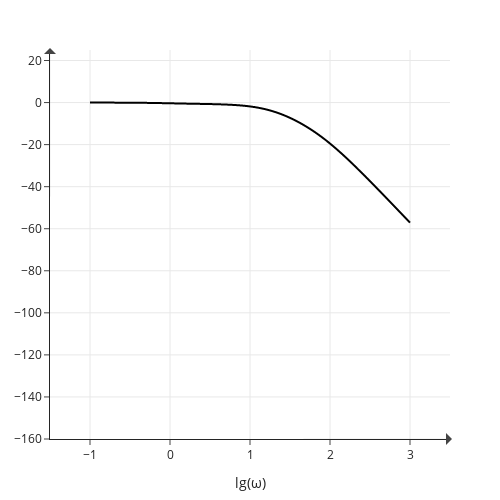

Notebook code for this chart:
### Code cell
W = np.linspace(-1, 3, 1001)
WS = 20 * np.log10(np.abs(ws(np.power(10,W))))
print(20 * np.log10(np.abs(ws(np.power(10, 1.588)))))
fig = go.Figure()
fig.add_trace(
    go.Scatter(
        x=W, y=WS, name="Lm", line_shape='spline',
        # mode='lines+markers',
        line=dict(color='black')
        )
    )

fig.update_layout(
    # title='ЛАЧХ',  
    autosize=False,
    width=500, height=500,
    margin=dict(l=50, r=50, b=50, t=50),
    template='simple_white',
    xaxis_title=r'lg(ω)',
    # yaxis_title=r'$d, r \text{ (solar radius)}$'
    )

fig.update_yaxes(tick0=0, dtick=20)

fig.update_xaxes(showgrid=True)
fig.update_yaxes(showgrid=True)

fig.update_yaxes(range=[-160, 25])
fig.update_xaxes(range=[-1.5, 3.5])

fig.add_annotation(
    x=3.5, y=-160,
    text="",
    ax=-150, ay=0,
    xshift=2,
    yshift=0,
    showarrow=True,
    arrowsize=20,
    arrowwidth=0.1,
    arrowhead=1
    )

fig.add_annotation(
    x=-1.5, y=25,
    text="",
    ax=0, ay=150,
    xshift=0,
    yshift=2,
    showarrow=True,
    arrowsize=20,
    arrowwidth=0.1,
    arrowhead=1
    )

fig.show(), plotly.io.write_image(fig, 'Численная ЛАЧХ для замкнутой системы.pdf', format='pdf')

### Figure 1 — Plotly figure (JSON) as saved in the notebook; plotly's stock layout.template omitted (floating-point values rounded to 4 significant figures; data arrays with more than 128 entries replaced by an {"elided": "..."} marker saying what was removed)
{"data": [{"line": {"color": "black", "shape": "spline"}, "name": "Lm", "type": "scatter", "x": {"elided": "1001 float values"}, "y": {"elided": "1001 float values"}}], "layout": {"annotations": [{"arrowhead": 1, "arrowsize": 20, "arrowwidth": 0.1, "ax": -150, "ay": 0, "showarrow": true, "text": "", "x": 3.5, "xshift": 2, "y": -160, "yshift": 0}, {"arrowhead": 1, "arrowsize": 20, "arrowwidth": 0.1, "ax": 0, "ay": 150, "showarrow": true, "text": "", "x": -1.5, "xshift": 0, "y": 25, "yshift": 2}], "autosize": false, "height": 500, "margin": {"b": 50, "l": 50, "r": 50, "t": 50}, "width": 500, "xaxis": {"range": [-1.5, 3.5], "showgrid": true, "title": {"text": "lg(ω)"}}, "yaxis": {"dtick": 20, "range": [-160, 25], "showgrid": true, "tick0": 0}}}
